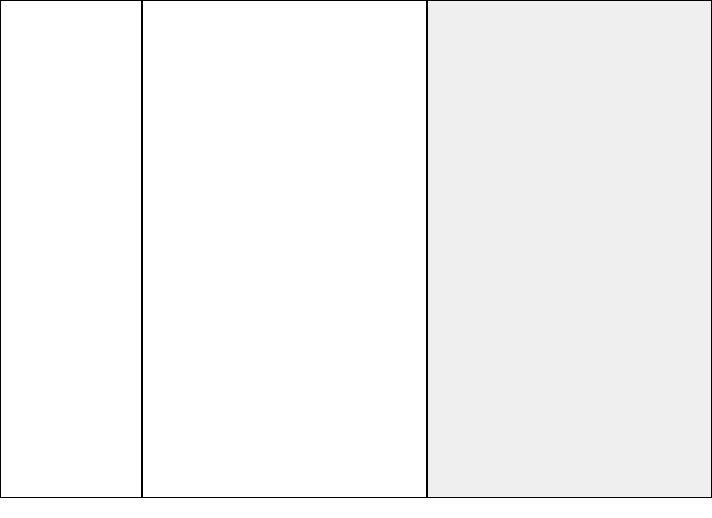
<?xml version="1.0" encoding="UTF-8"?>
<ui version="4.0">
 <class>Dialog</class>
 <widget class="QDialog" name="Dialog">
  <property name="geometry">
   <rect>
    <x>0</x>
    <y>0</y>
    <width>712</width>
    <height>518</height>
   </rect>
  </property>
  <property name="windowTitle">
   <string>Dialog</string>
  </property>
  <layout class="QVBoxLayout" name="verticalLayout_2">
   <property name="spacing">
    <number>0</number>
   </property>
   <property name="margin">
    <number>0</number>
   </property>
   <item>
    <layout class="QVBoxLayout" name="verticalLayout">
     <property name="spacing">
      <number>0</number>
     </property>
     <item>
      <layout class="QHBoxLayout" name="horizontalLayout" stretch="1,2,2">
       <property name="spacing">
        <number>0</number>
       </property>
       <item>
        <widget class="QListWidget" name="parentView">
         <property name="frameShape">
          <enum>QFrame::Box</enum>
         </property>
         <property name="frameShadow">
          <enum>QFrame::Plain</enum>
         </property>
        </widget>
       </item>
       <item>
        <widget class="QListWidget" name="mainView">
         <property name="frameShape">
          <enum>QFrame::Box</enum>
         </property>
         <property name="frameShadow">
          <enum>QFrame::Plain</enum>
         </property>
        </widget>
       </item>
       <item>
        <widget class="QFrame" name="previewFrame">
         <property name="frameShape">
          <enum>QFrame::Box</enum>
         </property>
         <property name="frameShadow">
          <enum>QFrame::Plain</enum>
         </property>
        </widget>
       </item>
      </layout>
     </item>
     <item>
      <widget class="QLineEdit" name="statusCommand">
       <property name="sizePolicy">
        <sizepolicy hsizetype="Expanding" vsizetype="Fixed">
         <horstretch>0</horstretch>
         <verstretch>0</verstretch>
        </sizepolicy>
       </property>
       <property name="autoFillBackground">
        <bool>false</bool>
       </property>
       <property name="frame">
        <bool>false</bool>
       </property>
      </widget>
     </item>
    </layout>
   </item>
  </layout>
 </widget>
 <resources/>
 <connections/>
</ui>
